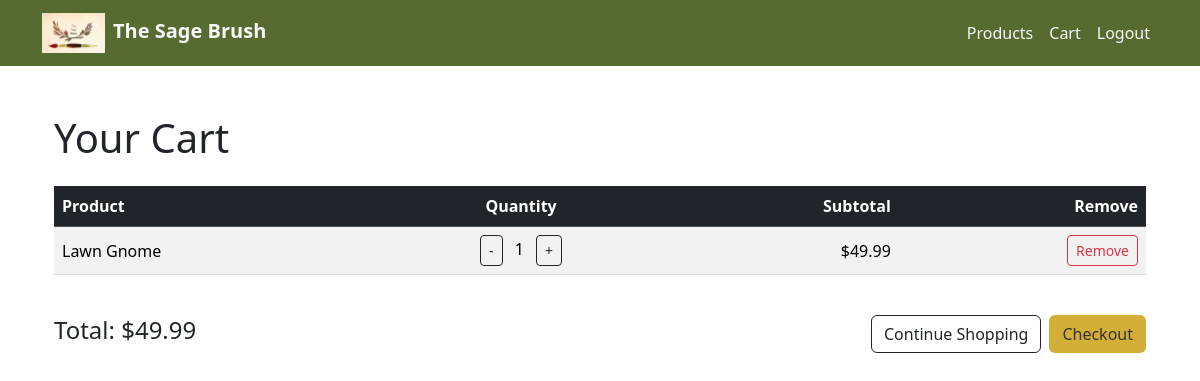
Before: /store/cart/ (signed in) with the older database file.
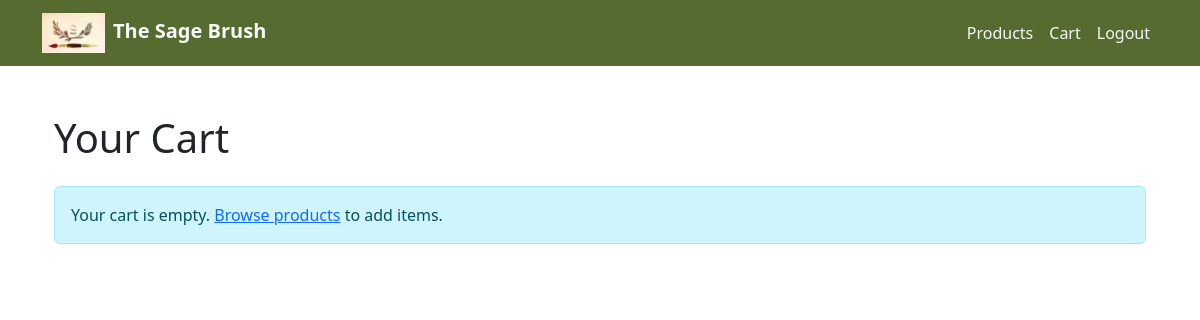
After: the same page with the newer database file.
### store/models.py (models this page shows, shortened)
class OrderItem(models.Model):
    order = models.ForeignKey(Order, related_name='items', on_delete=models.CASCADE)
    product = models.ForeignKey(Product, on_delete=models.SET_NULL, null=True)
    quantity = models.PositiveIntegerField(default=0)
    def subtotal(self):
        return self.product.price * self.quantity

class Product(models.Model):
    name = models.CharField(max_length=100)
    description = models.TextField(blank=True)
    price = models.DecimalField(max_digits=8, decimal_places=2)
    stock = models.PositiveIntegerField()
    category = models.ForeignKey(Category, on_delete=models.SET_NULL, null=True, blank=True)
    image = models.ImageField(upload_to='products/', blank=True, null=True)

class Order(models.Model):
    user = models.ForeignKey(User, on_delete=models.SET_NULL, null=True, blank=True)
    created_at = models.DateTimeField(auto_now_add=True)
    complete = models.BooleanField(default=False)
    @property
    def total_price(self):
        return sum(item.subtotal() for item in self.items.all())

### store/views.py (the view)
# urls.py: path('cart/', views.cart_view, name='cart'),
@login_required
def cart_view(request):
    order, created = Order.objects.get_or_create(user=request.user, complete=False)
    return render(request, 'store/cart.html', {'order': order})

### store/templates/store/cart.html (shortened to what this page needs)
{% extends 'layout.html' %}
{% block content %}
<div class="container my-5">
    <h1 class="mb-4">Your Cart</h1>
    {% if order.items.all %}
    <div class="table-responsive">
        <table class="table table-striped align-middle">
            <thead class="table-dark">
                <tr>
                    <th>Product</th>
                    <th class="text-center">Quantity</th>
                    <th class="text-end">Subtotal</th>
                    <th class="text-end">Remove</th>
                </tr>
            </thead>
            <tbody>
                {% for item in order.items.all %}
                <tr>
                    <td>{{ item.product.name }}</td>
                    <td class="text-center">
                        <a href="{% url 'decrease_quantity' item.id %}" class="btn btn-sm btn-outline-dark">-</a>
                        <span class="mx-2">{{ item.quantity }}</span>
                        <a href="{% url 'increase_quantity' item.id %}" class="btn btn-sm btn-outline-dark">+</a>
                    </td>
                    <td class="text-end">${{ item.subtotal }}</td>
                    <td class="text-end">
                        <a href="{% url 'remove_from_cart' item.id %}"class="btn btn-sm btn-outline-danger">Remove</a>
                    </td>
                </tr>
                {% endfor %}
            </tbody>
        </table>
    </div>
    <div class="d-flex justify-content-between align-items-center mt-4">
        <h4>Total: ${{ order.total_price }}</h4>
        <div class="d-flex gap-2">
            <a href="{% url 'product_list' %}" class="btn btn-outline-dark">Continue Shopping</a>
            <a href="{% url 'checkout' %}" class="btn" style="background-color: #D4AF37; color: #333;"
               onmouseover="this.style.backgroundColor='#A52A2A'; this.style.color='#fff';"
               onmouseout="this.style.backgroundColor='#D4AF37'; this.style.color='#333';">
               Checkout
            </a>
        </div>
    </div>
    {% else %}
    <div class="alert alert-info">
        Your cart is empty. <a href="{% url 'product_list' %}">Browse products</a> to add items.
    </div>
    {% endif %}
</div>
{% endblock %}

Changed rows visible on the page:
removed OrderItem: product.name "Lawn Gnome", quantity "1", subtotal "49.99"
no longer on this page (row unchanged): Order: total_price "49.99"
Other visible differences:
text no longer shown: "Product Quantity Subtotal Remove Total: $ Continue Shopping Checkout"
text now shown: "Your cart is empty. Browse products to add items."
